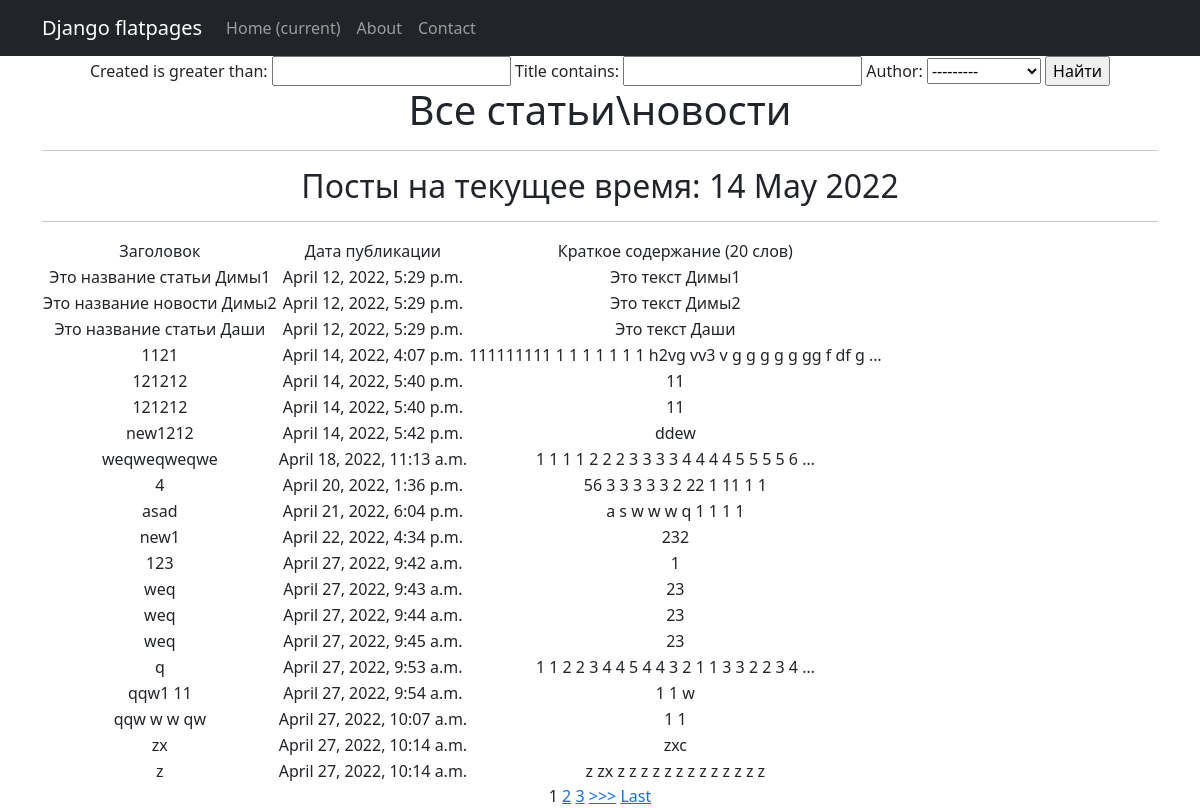
The page /news/search/ on the database as committed earlier.
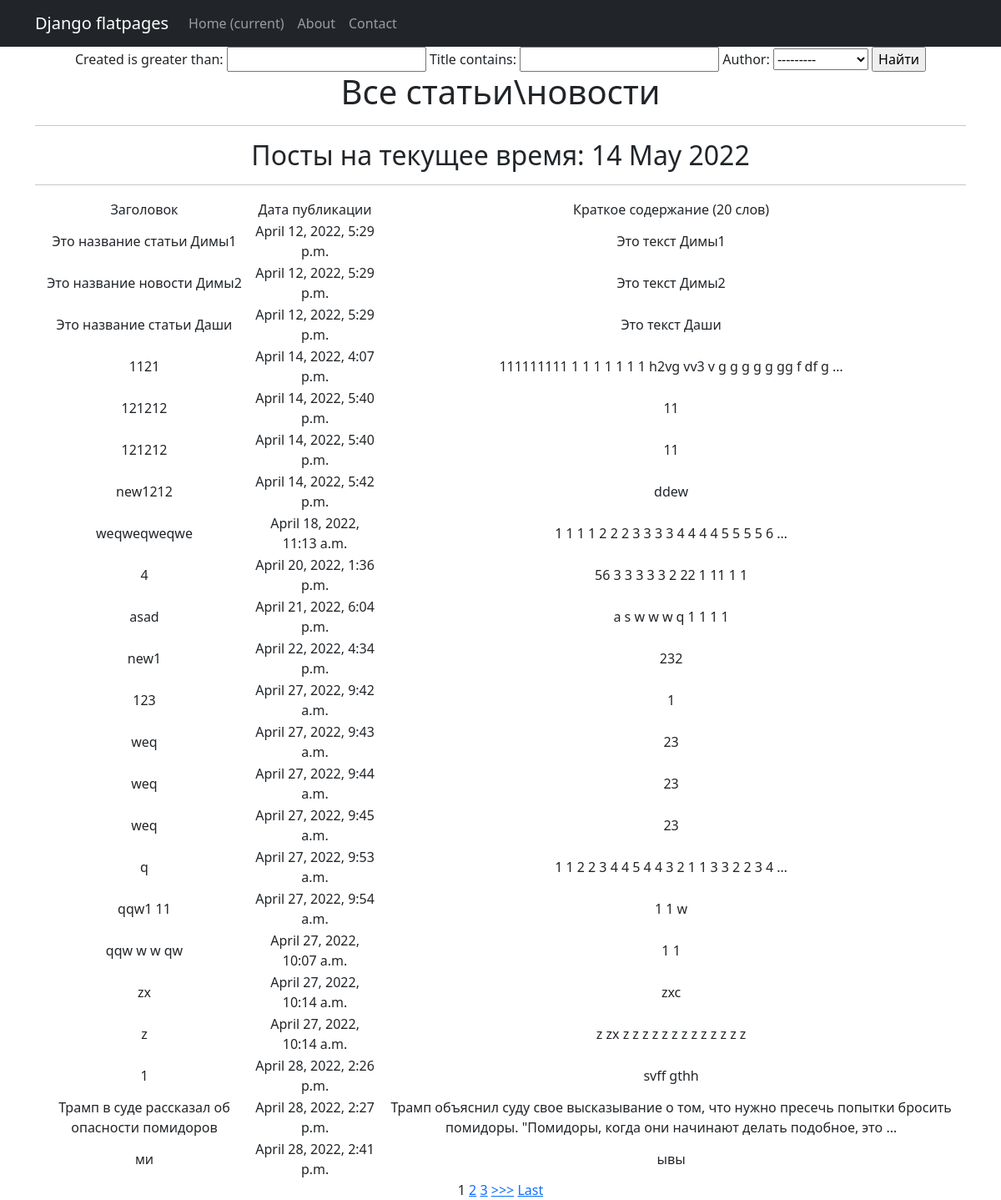
The same page on the database as committed later.
### news/models.py (models this page shows, shortened)
class Post(models.Model):
    article = 'a'
    news = 'n'
    POST_TYPE = [
        (article, "Статья"),
        (news, "Новость")
    ]
    author = models.ForeignKey(Author, on_delete=models.CASCADE)
    post_type = models.CharField(max_length=1, choices=POST_TYPE, default=article)
    created = models.DateTimeField(auto_now_add=True)
    cats = models.ManyToManyField(Category, through='PostCategory')
    title = models.CharField(max_length=256)
    text = models.TextField()
    rating = models.IntegerField(default=0)

### news/views.py (the view)
# urls.py: path('search/', NewsFilter.as_view(), name='post_filter'),
class NewsFilter(ListView):
    model = Post
    template_name = 'news/search.html'
    context_object_name = 'post_filter'
    paginate_by = 4
    def get_context_data(self, **kwargs):  # забираем отфильтрованные объекты переопределяя метод get_context_data у
        context = super().get_context_data(**kwargs)
        context['filter'] = post_filter(self.request.GET,
                                        queryset=self.get_queryset())  # вписываем наш фильтр в контекст
        context['time_now'] = datetime.utcnow()
        context['value1'] = None
        return context

### news/models.py (called while the page is built)
    def __str__(self):
        return self.user.username

### news/templatetags/custom_filters.py (called while the page is built)
@register.filter (name = 'Censor')
def Censor (value):
    cens = ('qwerty', 'solomid')
    text = set(value.split())
    for x in text:
        for y in cens:
            if x == y:
                return value.replace(x, '-',3)
    return value

### templates/news/search.html (shortened to what this page needs)
{% extends 'flatpages/default.html' %}
{% load custom_filters %}
{% load custom_filters %}
{% block content %}
<form method="GET">
    {{ filter.form }}
    <input type="submit" value="Найти">
</form>
    <h1>Все статьи\новости</h1>
    <hr>
    <h2>Посты на текущее время: {{ time_now|date:'d M Y' }}</h2>
    <hr>
{% if post_filter %}
        <table>
            <tr>
                <td>
                    Заголовок
                </td>
                <td>
                    Дата публикации
                </td>
                <td>
                    Краткое содержание (20 слов)
                </td>
            </tr>
        {% for Post in filter.qs %}
            <tr>
                <td>
                    {{Post.title|Censor}}
                </td>
                <td>
                    {{Post.created}}
                </td>
                <td>
                    {{Post.text|truncatewords:20|Censor}}
                </td>
            </tr>
        {% endfor %}
        </table>
   {% else %}
        <h2>Товаров нет!</h2>
    {% endif %}
{% if is_paginated %}
    {% for num in page_obj.paginator.page_range %}
        {% if page_obj.number == num %}
            <a>{{ num }}</a>
        {% elif num > page_obj.number|add:'-3' and num < page_obj.number|add:'3' %}
            <a href="?page={{ num }}">{{ num }}</a>
        {% endif %}
    {% endfor %}
    {% if page_obj.has_next %}
        <a href="?page={{ page_obj.next_page_number }}">>>></a>
        <a href="?page={{ page_obj.paginator.num_pages }}">Last</a>
    {% endif %}
{% endif %}
{% endblock content %}

Rows that differ between the two databases and show on the page:
added Post: title|Censor "1", created "April 28, 2022, 2:26 p.m.", text|Censor "svff gthh"
added Post: title|Censor "Трамп в суде рассказал об опасности помидоров", created "April 28, 2022, 2:27 p.m.", text|Censor "Трамп объяснил суду свое высказывание о том, что нужно пресечь попытки бросить помидоры. \"Помидоры, когда они начинают делать подобное, это …"
added Post: title|Censor "ми", created "April 28, 2022, 2:41 p.m.", text|Censor "ывы"
